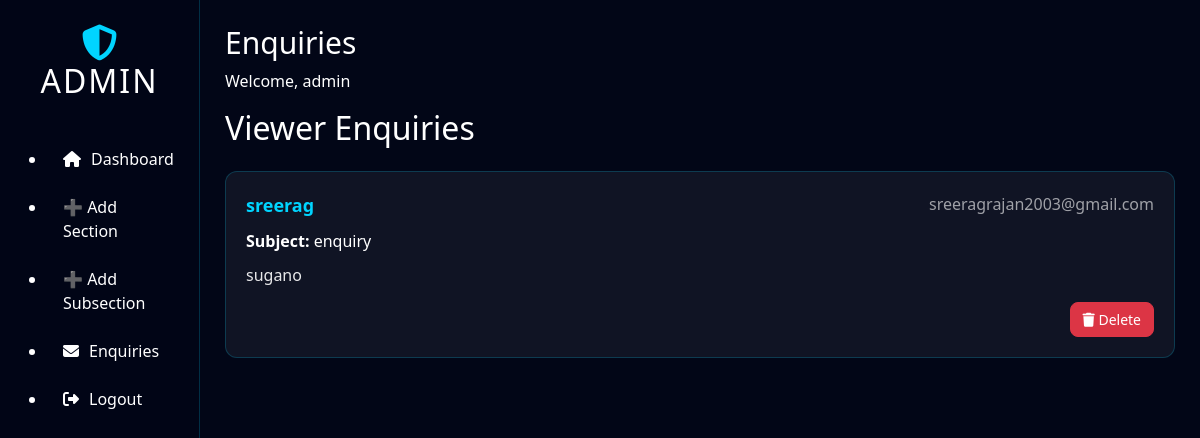
The page /admin/enquiries (signed in) on the database as committed earlier.
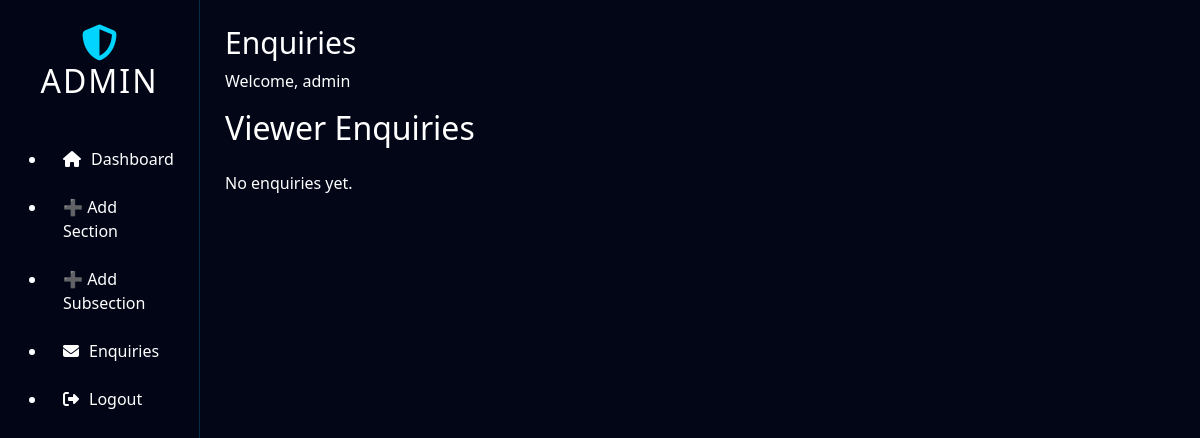
The same page on the database as committed later.
### models.py (models this page shows)
class Enquiry(db.Model):
    __tablename__ = "enquiry"
    id = db.Column(db.Integer, primary_key=True)
    name = db.Column(db.String(100), nullable=False)
    email = db.Column(db.String(120), nullable=False)
    subject = db.Column(db.String(200), nullable=False)
    message = db.Column(db.Text, nullable=False)

### admin/routes.py (the view)
@admin_bp.route("/enquiries")
@login_required
def enquiries():
    all_enquiries = Enquiry.query.order_by(Enquiry.id.desc()).all()
    return render_template("admin_enquiries.html", enquiries=all_enquiries)

### admin/routes.py (called while the page is built)
def login_required(f):
    from functools import wraps
    @wraps(f)
    def wrapper(*args, **kwargs):
        if "admin_id" not in session:
            return redirect(url_for("admin.login"))
        return f(*args, **kwargs)
    return wrapper

### templates/admin_enquiries.html
{% extends "admin_layout.html" %}
{% set page_title = "Enquiries" %}
{% block content %}
<h2 class="mb-4">Viewer Enquiries</h2>
{% if enquiries|length == 0 %}
    <p>No enquiries yet.</p>
{% else %}
<div class="enquiry-list">
    {% for msg in enquiries %}
    <div class="enquiry-card">
        <div class="enquiry-header">
            <strong>{{ msg.name }}</strong>
            <span class="email">{{ msg.email }}</span>
        </div>
        <p><strong>Subject:</strong> {{ msg.subject }}</p>
        <p class="message">{{ msg.message }}</p>
        <div class="enquiry-actions">
            <a href="{{ url_for('admin.delete_enquiry', id=msg.id) }}"
               class="btn btn-sm btn-danger"
               onclick="return confirm('Delete this enquiry?');">
                <i class="fas fa-trash"></i> Delete
            </a>
        </div>
    </div>
    {% endfor %}
</div>
{% endif %}
{% endblock %}

### templates/admin_layout.html (shortened to what this page needs)
<!DOCTYPE html>
<html lang="en">
<head>
    <link href="https://cdn.jsdelivr.net/npm/bootstrap@5.3.3/dist/css/bootstrap.min.css" rel="stylesheet">
    <link rel="stylesheet" href="{{ url_for('static', filename='css/admin_dashboard.css') }}">
    <link rel="stylesheet" href="{{ url_for('static', filename='css/admin_forms.css') }}">
    <link rel="stylesheet" href="https://cdnjs.cloudflare.com/ajax/libs/font-awesome/6.6.0/css/all.min.css">
</head>
<body class="admin-body">
    <div class="container-fluid min-vh-100">
        <div class="row min-vh-100">
            <aside id="sidebarMenu" class="col-md-3 col-lg-2 sidebar collapse d-md-block">
                <div class="sidebar-header">
                    <i class="fas fa-shield-alt logo-icon"></i>
                    <h2>ADMIN</h2>
                </div>
                <ul class="sidebar-menu">
                    <li>
                        <a href="{{ url_for('admin.dashboard') }}"
                            class="{% if active=='dashboard' %}active{% endif %}">
                            <i class="fas fa-home"></i> Dashboard
                        </a>
                    </li>
                    <li>
                        <a href="{{ url_for('admin.add_section_head') }}">
                            ➕ Add Section
                        </a>
                    </li>
                    <li>
                        <a href="{{ url_for('admin.add_subsection') }}">
                            ➕ Add Subsection
                        </a>
                    </li>
                    <li>
                        <a href="{{ url_for('admin.enquiries') }}">
                            <i class="fas fa-envelope"></i> Enquiries
                        </a>
                    </li>
                    <li>
                        <a href="{{ url_for('admin.logout') }}" class="logout-btn">
                            <i class="fas fa-sign-out-alt"></i> Logout
                        </a>
                    </li>
                </ul>
            </aside>
            <main class="col-md-9 col-lg-10 main-content">
                <header class="admin-header">
                    <h1>{{ page_title }}</h1>
                    <p>Welcome, {{ session['admin_username'] }}</p>
                </header>
                <section class="content-section">
                    {% block content %}{% endblock %}
                </section>
            </main>
        </div>
    </div>
</body>
</html>

### static/css/admin_dashboard.css (style rules this page uses)
* { margin: 0; padding: 0; box-sizing: border-box; }
body.admin-body { background: #020617; color: #ffffff; min-height: 100vh; font-family: 'Segoe UI', Tahoma, Geneva, Verdana, sans-serif; }
.sidebar { background: rgba(2, 6, 23, 0.95); min-height: 100vh; border-right: 1px solid rgba(0, 212, 255, 0.2); padding: 25px 15px; }
.sidebar-header { text-align: center; margin-bottom: 35px; }
.logo-icon { font-size: 36px; color: #00d4ff; }
.sidebar-header h2 { color: #ffffff; letter-spacing: 2px; }
.sidebar-menu a { display: flex; align-items: center; gap: 10px; padding: 12px 16px; color: #ffffff !important; text-decoration: none; border-radius: 10px; transition: 0.3s ease; font-weight: 500; }
.main-content { padding: 25px; }
.admin-header h1 { font-size: 30px; color: #ffffff !important; }
.admin-header p { color: #ffffff !important; }

Rows that differ between the two databases and show on the page:
removed Enquiry: name "sreerag", email "sreeragrajan2003@gmail.com", subject "enquiry", message "sugano"
Other text that changed with them:
text now shown: "No enquiries yet."
